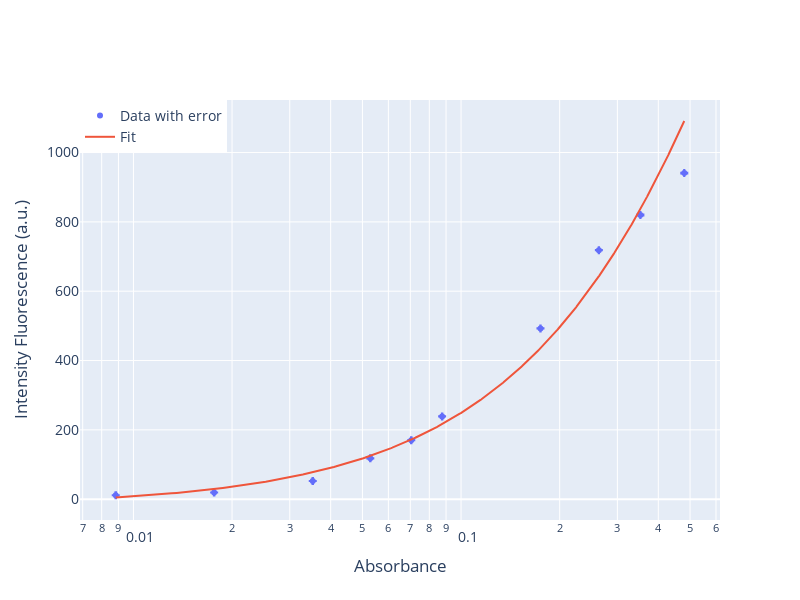

The notebook cell this image was saved under:
### Code cell
I = np.array(IMAX_list)
sigmaI = np.array(error_IMAX_list) # need to propagate error on lambda d(-ax^2)/dx = -2ax

A = np.array(ASS) # convert to μM
sigmaA = np.array(SIGMA_ASS) # propagate error on C

# iteration 0
popt, pcov = curve_fit(F_C_fit, A, I, p0=[1000, 0.3, 1.0], sigma=sigmaI, maxfev=10000)
F0, k, y0 = popt
error_F0, error_k, error_y0 = np.sqrt(np.diag(pcov))

# iteration 1
dFdC = np.abs(k * F0 * np.exp(-k * A)) # propagate error on C
sigmaTot = np.sqrt(sigmaI**2 + (dFdC * sigmaA)**2) # propagate error on I
popt, pcov = curve_fit(F_C_fit, A, I, p0=[F0, k, y0], sigma=sigmaTot)
F0, k, y0 = popt
error_F0, error_k, error_y0 = np.sqrt(np.diag(pcov))

print('F0:', final_val(F0, error_F0, decimals=0, udm='a.u.'))
print('k:', final_val(k, error_k, decimals=3))
print('y0:', final_val(y0, error_y0, decimals=3, udm='a.u.'))

# Create a scatter plot with error bars using Plotly
fig = go.Figure()

# Add data points with error bars
fig.add_trace(go.Scatter(
    x=A,
    y=I,
    error_y=dict(
        type='data',
        array=sigmaI,
        visible=True
    ),
    error_x=dict(
        type='data',
        array=sigmaA,
        visible=True
    ),
    mode='markers',
    name='Data with error'
))

# Add the fitted curve
a = np.linspace(np.min(A), np.max(A), 1000)
fig.add_trace(go.Scatter(
    x=a,
    y=F_C_fit(a, *popt),
    mode='lines',
    name='Fit'
))

# Update layout for log scale and labels
fig.update_layout(
    xaxis=dict(
        title='Absorbance',
        type='log'
    ),
    yaxis=dict(
        title='Intensity Fluorescence (a.u.)'
    ),
    # title='Intensity Fluorescence vs Concentration',
    height=600,
    width=800,
    legend=dict(x=0, y=1),
    font=dict(size=14)
)

fig.write_html(dir_path +r"\html\FvsAfit.html")
fig.write_image(dir_path + r"\images\FvsAfit.png")
fig.show()

### Figure 1 — Plotly figure (JSON) as saved in the notebook; plotly's stock layout.template omitted (floating-point values rounded to 4 significant figures; data arrays with more than 128 entries replaced by an {"elided": "..."} marker saying what was removed)
{"data": [{"error_x": {"array": [0.0003353, 0.0003161, 0.0002776, 0.0002119, 0.0001244, 0.0001069, 8.533e-05, 6.075e-05, 3.311e-05, 1.783e-05], "type": "data", "visible": true}, "error_y": {"array": [1.342, 1.546, 0.2541, 0.1787, 0.2503, 0.18, 0.07047, 0.05781, 0.03351, 0.03655], "type": "data", "visible": true}, "mode": "markers", "name": "Data with error", "type": "scatter", "x": [0.48, 0.3527, 0.2634, 0.1747, 0.08755, 0.07048, 0.05284, 0.03527, 0.01763, 0.008831], "y": [940.7, 820.0, 718.5, 492.8, 238.7, 170.3, 117.8, 52.55, 19.32, 11.33]}, {"mode": "lines", "name": "Fit", "type": "scatter", "x": {"elided": "1000 float values"}, "y": {"elided": "1000 float values"}}], "layout": {"font": {"size": 14}, "height": 600, "legend": {"x": 0, "y": 1}, "width": 800, "xaxis": {"title": {"text": "Absorbance"}, "type": "log"}, "yaxis": {"title": {"text": "Intensity Fluorescence (a.u.)"}}}}
